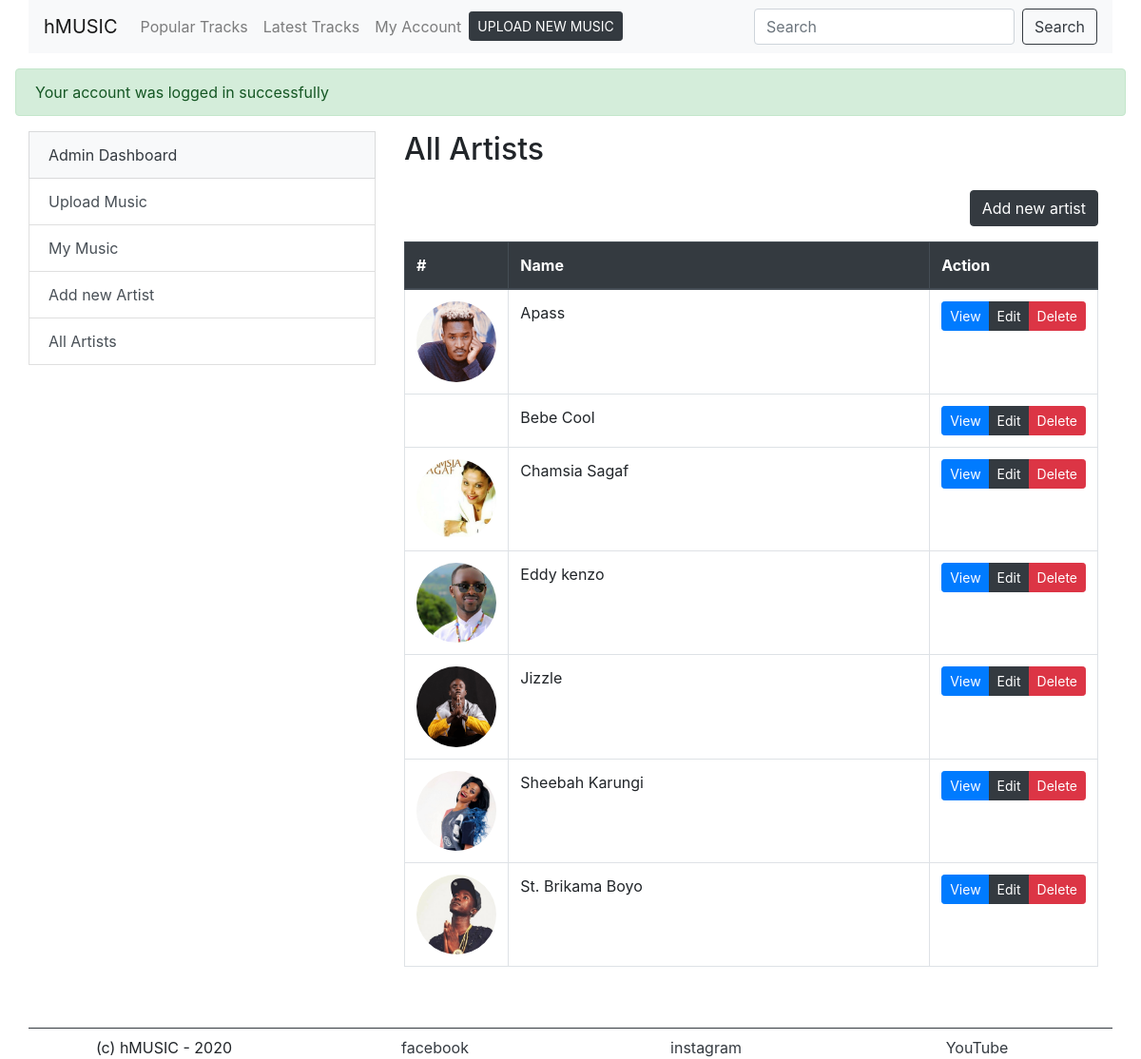
The page /admin_artists.php (signed in) on the database its author committed.
### tables this page shows
CREATE TABLE `artist` (
  `artist_id` int(11) NOT NULL,
  `artist_name` varchar(45) DEFAULT NULL,
  `artist_biography` text DEFAULT NULL,
  `artist_details` varchar(45) DEFAULT NULL,
  `artist_photo` text NOT NULL
);

### files/functions.php (called while the page is built, shortened)
<?php
function get_all_artists($conn){
	$sql = "SELECT * FROM artist ORDER BY artist_name ASC";
 	$res = $conn->query($sql);
 	$artists = array();
  	while ($data = $res->fetch_assoc()) {
  		array_push($artists, $data);
 	}
 	return $artists;
}

### admin_artists.php (the view, shortened to what this page needs)
<?php
	include 'files/functions.php';
	$artists = get_all_artists($conn);
?>
<?php require_once("files/header.php"); ?>
<div class="container">
	<div class="row">
		<?php include 'files/admin_side_bar.php'; ?>
		<div class="col-md-8">
			<h2>All Artists</h2>
			<a href="artist_add_new.php" class="btn btn-dark float-right mt-md-3 mb-md-3">
				Add new artist
			</a>
			<table class="table table-bordered">
			  <thead class="thead-dark">
			    <tr>
			      <th scope="col" style="width: 15%;">#</th>
			      <th scope="col">Name</th>
			      <th scope="col" style="width: 20%;">Action</th>
			    </tr>
			  </thead>
			  <tbody>
			  	<?php foreach ($artists as $key => $a): ?>
				    <tr>
				      <th scope="row"><img class="img-fluid rounded-circle" width="100%" src="uploads/<?php echo $a['artist_photo']; ?>" alt=""></th>
				      <td><?php
				      	echo $a['artist_name'];
				      ?></td>
				      <td><div class="btn-group btn-group-sm">
				      	<a href="#" class="btn btn-primary" title="">View</a>
				      	<a href="#" class="btn btn-dark" title="">Edit</a>
				      	<a href="#" class="btn btn-danger" title="">Delete</a>
				      </div></td>
				    </tr>
			  	<?php endforeach ?>
			  </tbody>
			</table>
		</div>
	</div>
</div>
<?php require_once("files/footer.php"); ?>

### rows shown on the page
artist: artist_photo (picture), artist_name "Apass"
artist: artist_name "Bebe Cool"
artist: artist_photo (picture), artist_name "Chamsia Sagaf"
artist: artist_photo (picture), artist_name "Eddy kenzo"
artist: artist_photo (picture), artist_name "Jizzle"
artist: artist_photo (picture), artist_name "Sheebah Karungi"
artist: artist_photo (picture), artist_name "St. Brikama Boyo"

### other values the page prints
$_SESSION['message']['body'] "Your account was logged in successfully"
